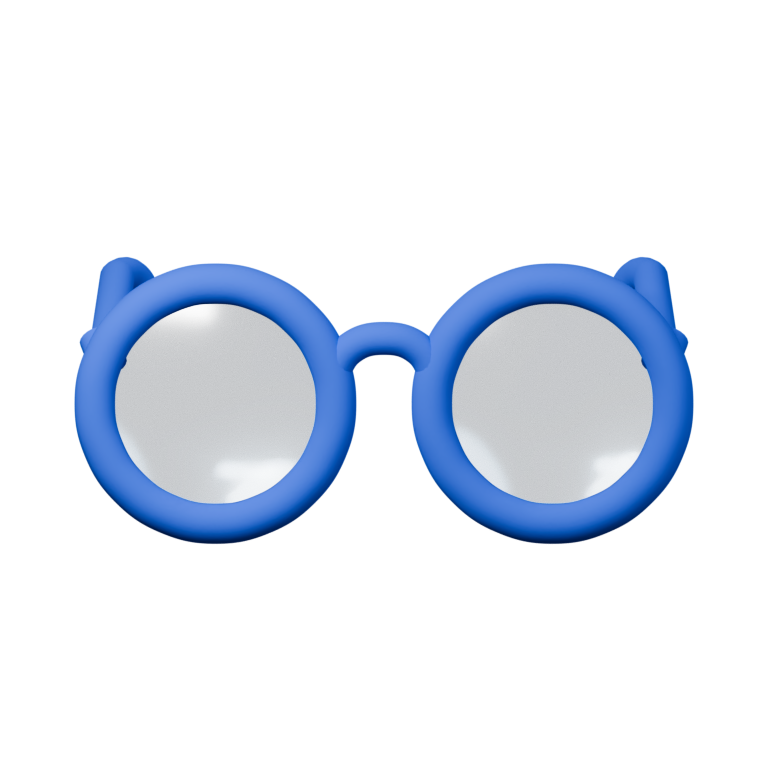
#> input picture design-assets/tracked-wallets-blender/angles-blue/a.png, 768 x 768 px; its folder holds 4 pictures in this run
$ python export_angle_preview.py
#> lines starting #> are read from the running program, lines starting #| are printed output that depends on the picture
"""Package camera choices as a comparison sheet and lightweight public preview."""
import hashlib
import json
from pathlib import Path
from PIL import Image,ImageDraw,ImageFont

root=Path(__file__).resolve().parent
source=root/'angles-blue'
public=root.parent.parent/'apps/main/public/static/previews/tracked-wallet-glasses'
public.mkdir(parents=True,exist_ok=True)
font='/System/Library/Fonts/Supplemental/Arial.ttf'
heading=ImageFont.truetype(font,32)
label=ImageFont.truetype(font,24)
small=ImageFont.truetype(font,19)
sheet=Image.new('RGB',(1120,1140),'#060b17')
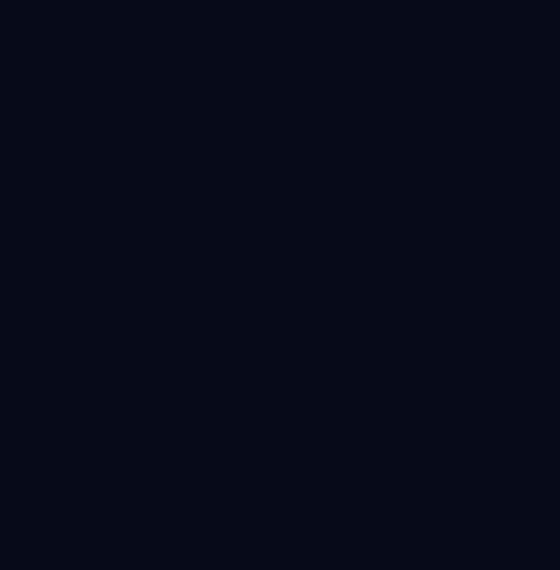
#> sheet: PIL image 1120x1140 RGB (shown at 1/2 size); mean R, G, B 6, 11, 23
draw=ImageDraw.Draw(sheet)
draw.text((32,24),'Blue glasses · Pick a viewing angle',fill='#f7f8fc',font=heading)
draw.text((32,72),'Rougher optical glass · Straighter arms · Rounded tips',fill='#acb6c8',font=small)
records=[]
for i,(key,title) in enumerate([('A','Front'),('B','Three-quarter left'),('C','From above'),('D','Three-quarter right')]):
    path=source/(key.lower()+'.png')
    im=Image.open(path).convert('RGBA')
#> im is the input picture: PIL image 768x768 RGBA; mean R, G, B, A 12.1, 19.7, 31.2, 36.1
    assert im.size==(768,768)
    app=public/(key.lower()+'.webp')
    im.save(app,format='WEBP',quality=94,method=6)
    x=24+(i%2)*552;y=116+(i//2)*504
    draw.rounded_rectangle((x,y,x+520,y+480),radius=20,fill='#0d1524',outline='#293342',width=1)
    thumbnail=im.resize((460,460),Image.Resampling.LANCZOS)
    sheet.paste(thumbnail,(x+30,y-6),thumbnail)
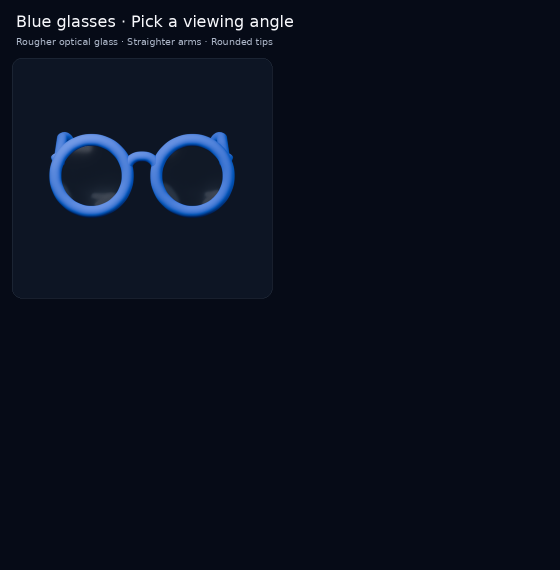
#> sheet: PIL image 1120x1140 RGB (shown at 1/2 size); mean R, G, B 9.4, 15.9, 29.8
    draw.ellipse((x+20,y+425,x+54,y+459),fill='#b4d7fa')
    draw.text((x+29,y+429),key,fill='#0c1728',font=small)
    draw.text((x+68,y+429),title,fill='#f7f8fc',font=label)
    records.append({'id':key,'title':title,'renderSha256':hashlib.sha256(path.read_bytes()).hexdigest(),'preview':str(app.relative_to(root.parent.parent))})
#> pass 2 of the loop `for i,(key,title) in enumerate([('A','Front'),('B','Three-quarter left..`:
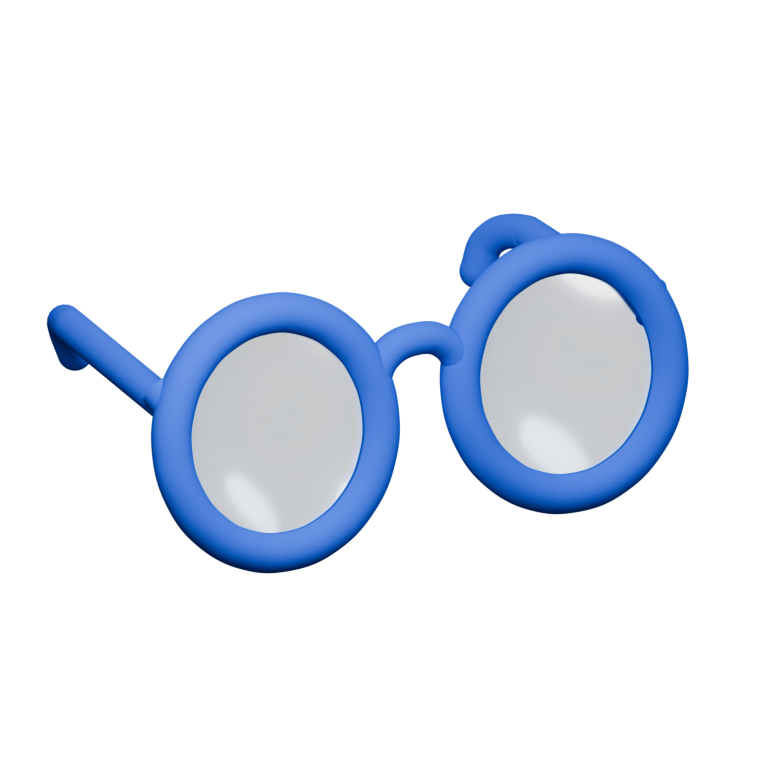
#> input picture design-assets/tracked-wallets-blender/angles-blue/b.png, 768 x 768 px
#> im is the input picture: PIL image 768x768 RGBA; mean R, G, B, A 10.8, 18.2, 29.6, 34.6
#> `sheet.paste(thumbnail,(x+30,y-6),thumbnail)`:
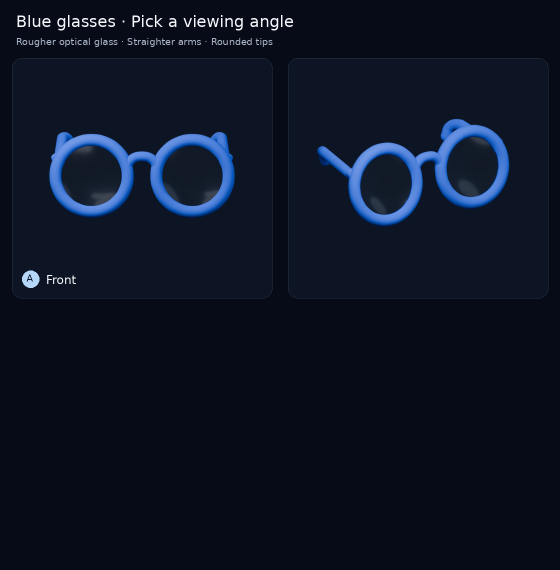
#> sheet: PIL image 1120x1140 RGB (shown at 1/2 size); mean R, G, B 12, 20, 35.9
#> pass 3 of the loop `for i,(key,title) in enumerate([('A','Front'),('B','Three-quarter left..`:
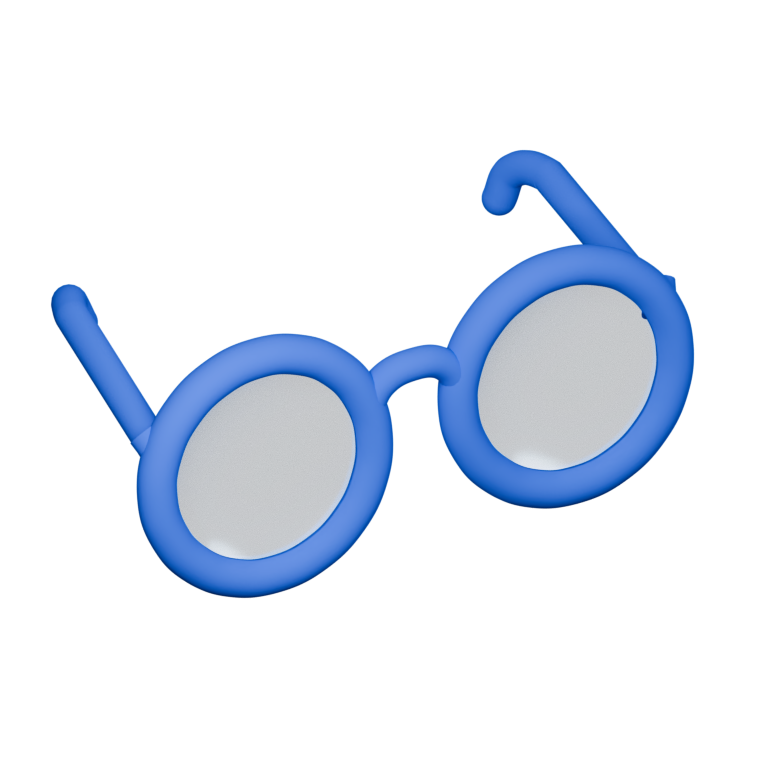
#> input picture design-assets/tracked-wallets-blender/angles-blue/c.png, 768 x 768 px
#> im is the input picture: PIL image 768x768 RGBA; mean R, G, B, A 10.4, 18, 29.9, 35.4
#> `sheet.paste(thumbnail,(x+30,y-6),thumbnail)`:
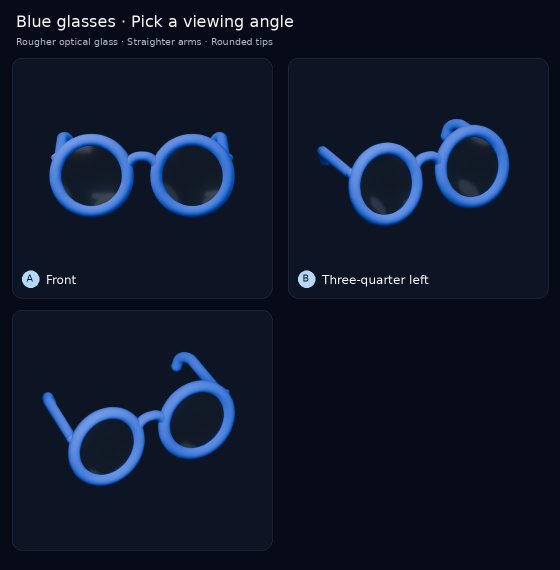
#> sheet: PIL image 1120x1140 RGB (shown at 1/2 size); mean R, G, B 14.8, 24.3, 42.2
#> (the run stopped early here; a loop or call above may not have finished)
